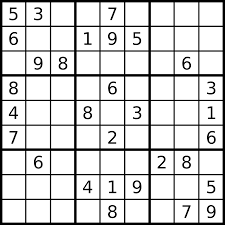
#> input picture OpenCv ile Grüntü İşleme/sudoku.png, 225 x 225 px
$ python Gradyan.py   (older library calls are emulated)
#> lines starting #> are read from the running program, lines starting #| are printed output that depends on the picture
# -*- coding: utf-8 -*-
"""
Created on Wed Jan 18 14:57:08 2023

@author: ozan
"""
import cv2
import matplotlib.pyplot as plt

img = cv2.imread("sudoku.png",0)
#> img is the input picture: shape (225, 225); min 0, max 255, mean 213.2
plt.figure(),plt.imshow(img,cmap = "gray"),plt.axis("off"),plt.title("Orijinal")


# x gradyan
sobelx = cv2.Sobel(img,ddepth = cv2.CV_16S, dx = 1,dy = 0,ksize = 5)
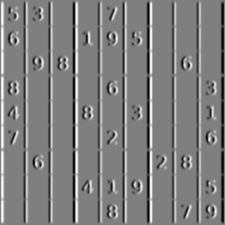
#> sobelx: shape (225, 225) int16; min -12240, max 12240, mean 0; drawn with min black and max white
plt.figure(),plt.imshow(sobelx,cmap = "gray"),plt.axis("off"),plt.title("Sobel X")

# y gradyan
sobely = cv2.Sobel(img,ddepth = cv2.CV_16S, dx = 0,dy = 1,ksize = 5)
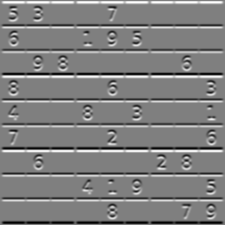
#> sobely: shape (225, 225) int16; min -12240, max 12240, mean 0; drawn with min black and max white
plt.figure(),plt.imshow(sobely,cmap = "gray"),plt.axis("off"),plt.title("Sobel Y")

# laplacian gradyan kenarları algılamak için
laplacian = cv2.Laplacian(img,ddepth = cv2.CV_16S)
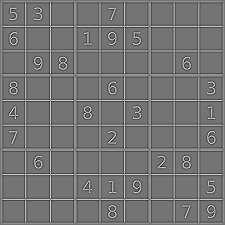
#> laplacian: shape (225, 225) int16; min -633, max 749, mean 0; drawn with min black and max white
plt.figure(),plt.imshow(laplacian,cmap = "gray"),plt.axis("off"),plt.title("laplacian")
